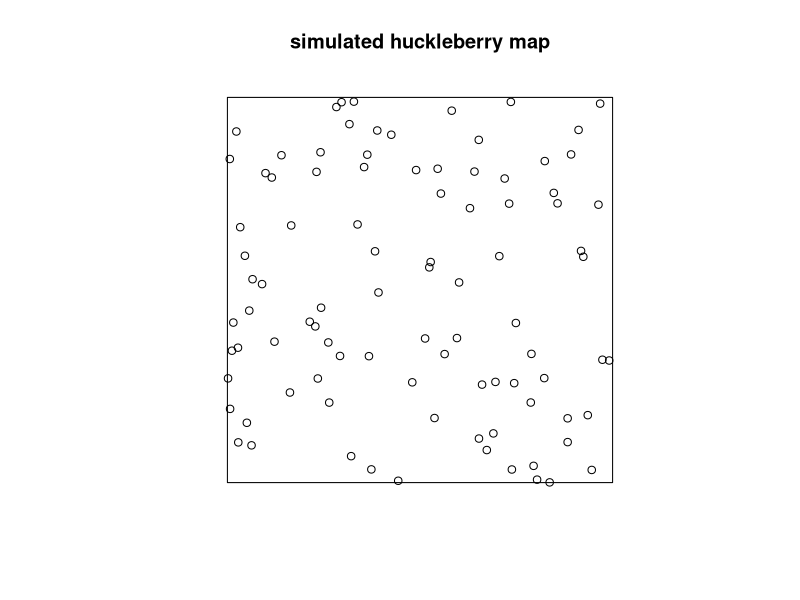
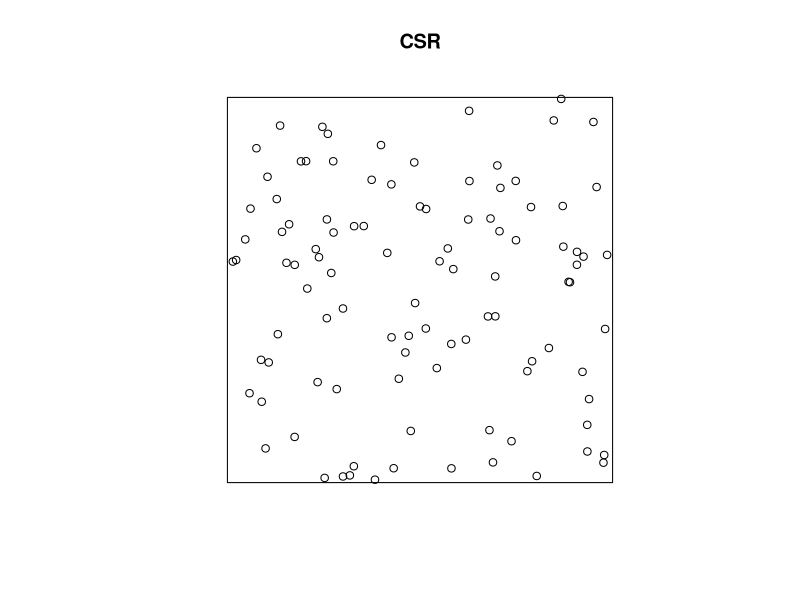
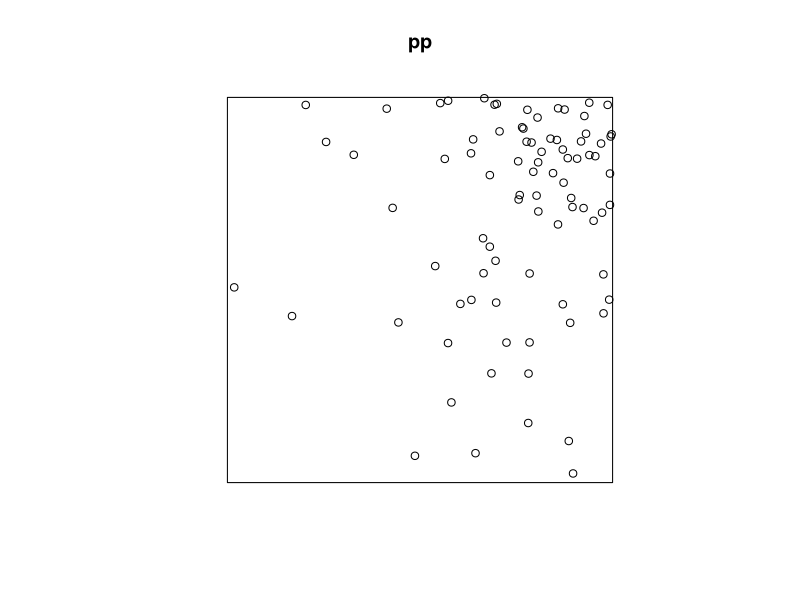
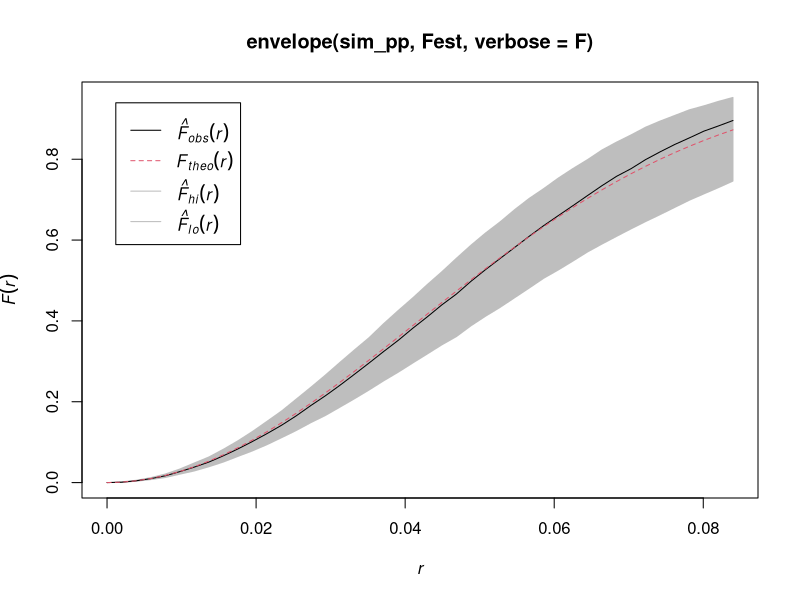
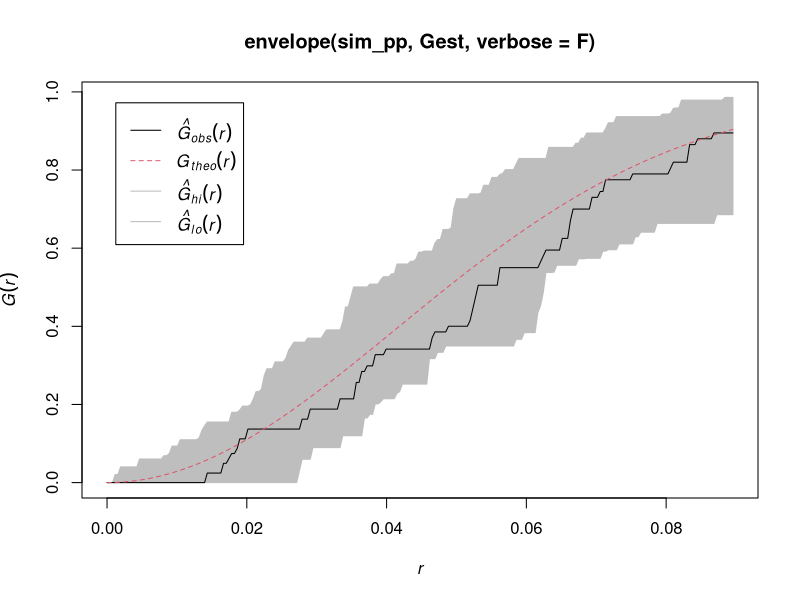
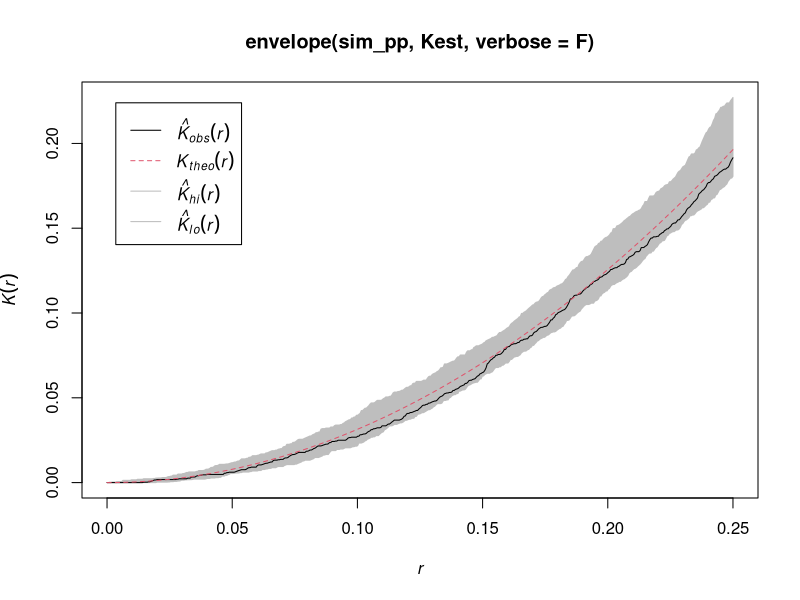
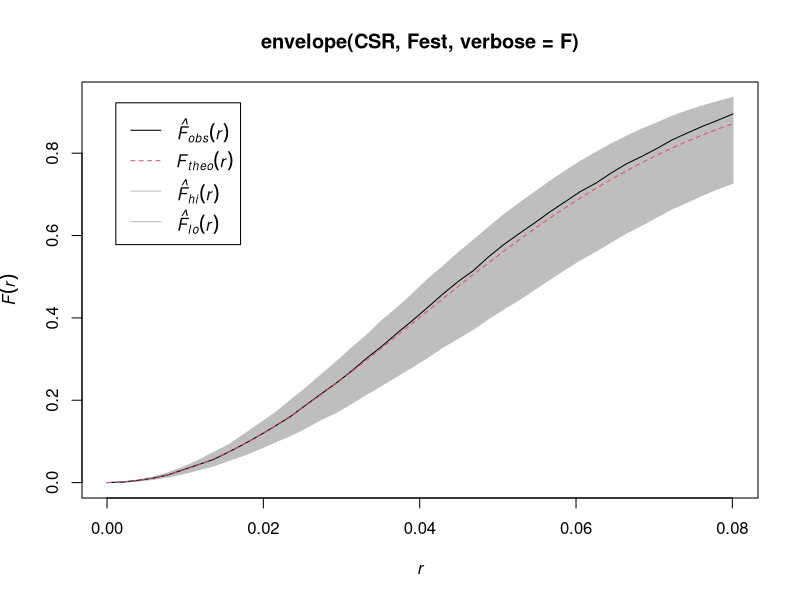
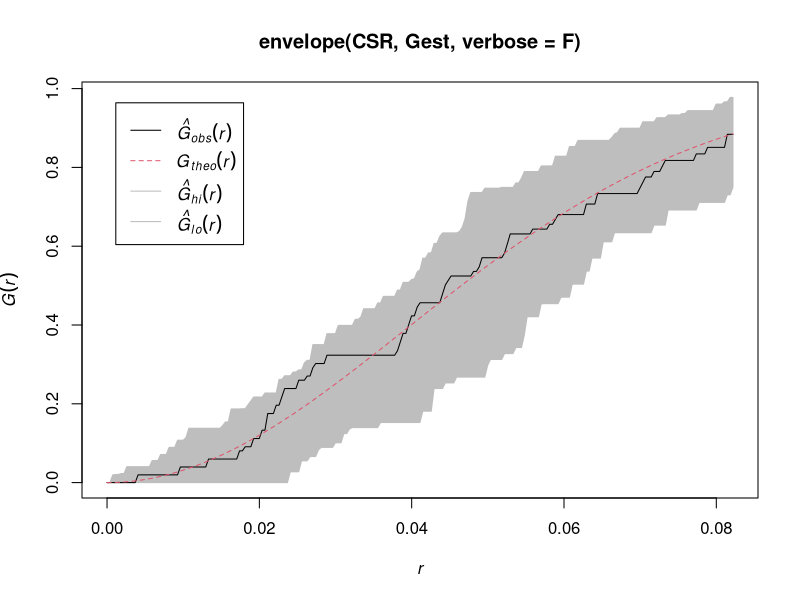

Generate these figures, in order, with R:
## ---- chunk 1
set.seed(02022025)
library(spatstat)
## ---- chunk 2
lambda <- 100
n <- rpois(1, lambda)

x <- rbeta(n, 1, 1)
y <- rbeta(n, 1, 1)

sim_pp <- ppp(x, y, window = owin(xrange = c(0,1), yrange = c(0,1)))
plot(sim_pp, main = 'simulated huckleberry map')
## ---- chunk 3
CSR <- rpoispp(100)
plot(CSR)
## ---- chunk 4
pp <- rpoispp(lambda = function(x,y) { exp(4 * x + 3 *y)})
plot(pp)
## ---- chunk 5
summary(sim_pp)
## ---- chunk 6
summary(pp)
## ---- chunk 7
plot(envelope(sim_pp,Fest, verbose = F))
plot(envelope(sim_pp,Gest, verbose = F))
plot(envelope(sim_pp,Kest, verbose = F))
plot(envelope(CSR,Fest, verbose = F))
plot(envelope(CSR,Gest, verbose = F))
plot(envelope(CSR,Kest, verbose = F))

## ---- chunk 8
plot(envelope(pp,Fest, verbose = F))
plot(envelope(pp,Gest, verbose = F))
plot(envelope(pp,Kest, verbose = F))
## ---- chunk 9
plot(density(sim_pp))
plot(density(CSR))
## ---- chunk 10
plot(density(pp))

## ---- chunk 11
plot(bei)
## ---- chunk 12
plot(envelope(bei, Kest, verbose = F))
plot(envelope(bei, Fest, verbose = F))
plot(envelope(bei, Gest, verbose = F))

plot(density.ppp(bei))
## ---- chunk 13
elev <- bei.extra$elev
grad <- bei.extra$grad
plot(elev)
plot(grad)
## ---- chunk 14
tree.model <- ppm(bei ~ elev + grad);
tree.model
plot(tree.model)
## ---- chunk 15
sim_model <- ppm(pp ~ x + y);
sim_model
plot(sim_model)
## ---- chunk 16
plot(lansing, cols = 1:6)
## ---- chunk 17
plot(split(lansing))
## ---- chunk 18
lansing.model <- ppm(lansing ~  marks - 1)
lansing.model
## ---- chunk 19
lansing.model2 <- ppm(lansing ~  marks * polynom(x,y,3))
#lansing.model2
plot(lansing.model2)
